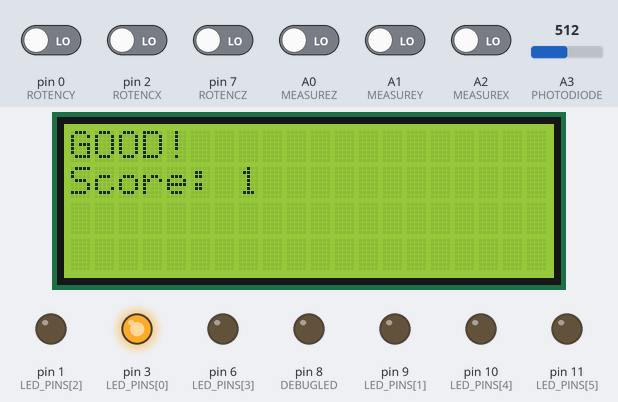
A sketch run on a simulated Arduino Mega 2560, built with avr-gcc and run on an emulated ATmega2560. Shown: 20×4 character LCD, output pins drawn as LEDs (lit = HIGH). Dashed ring = blinking. The inputs (shaded band) are chosen by the test bench; at power-on: A0 (MEASUREZ), A1 (MEASUREY), A2 (MEASUREX), pin 0 (ROTENCY), pin 2 (ROTENCX), pin 7 (ROTENCZ) LOW, A3 (PHOTODIODE) = 512. Random numbers use the default seed unless the sketch sets one; the audio player accepts every command and is not drawn.

Above: at 0.93 s.
1.9 s: A3 (PHOTODIODE) set to 504
4.7 s: A0 (MEASUREZ) driven HIGH
At 6.9 s:
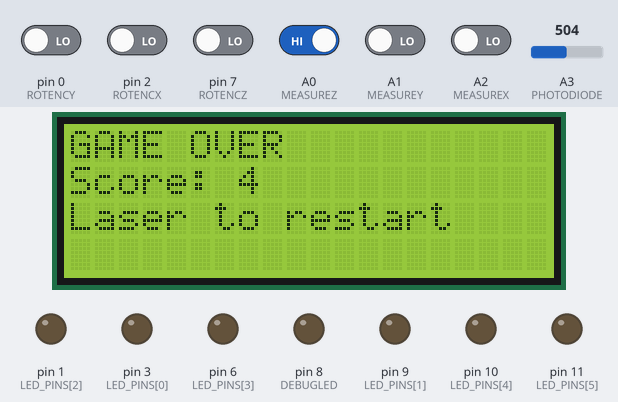
7.2 s: A3 (PHOTODIODE) set to 522
At 8.29 s:
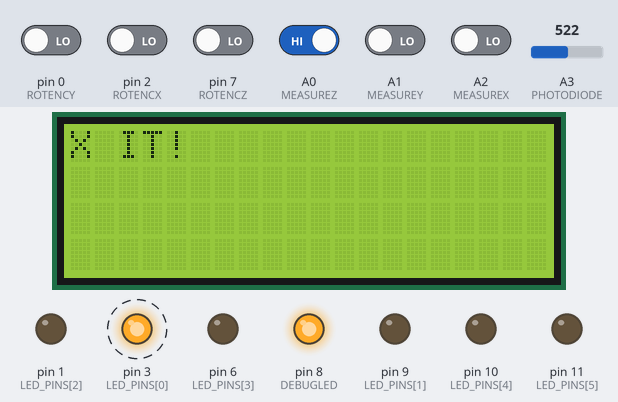
9.7 s: A0 (MEASUREZ) driven LOW
At 11.6 s:
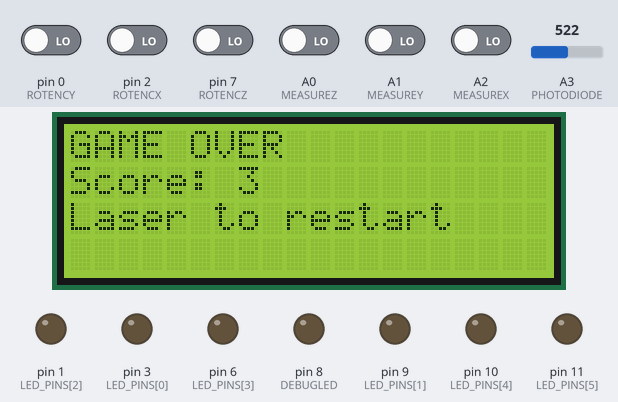
13.7 s: A3 (PHOTODIODE) set to 511
17.8 s: A1 (MEASUREY) driven HIGH
At 19.3 s:
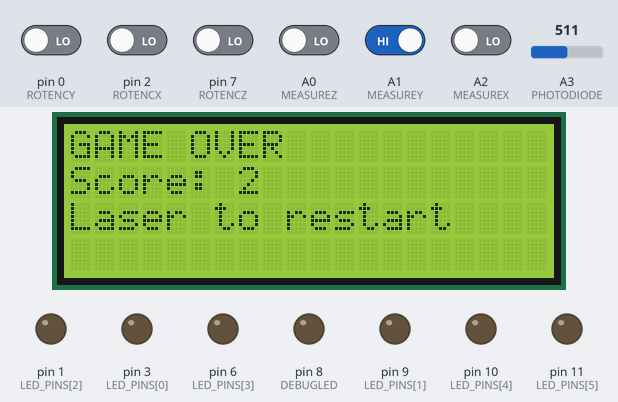
Timing chart, 0 to 20.4 s (numbered marks = the images above; inputs shaded):
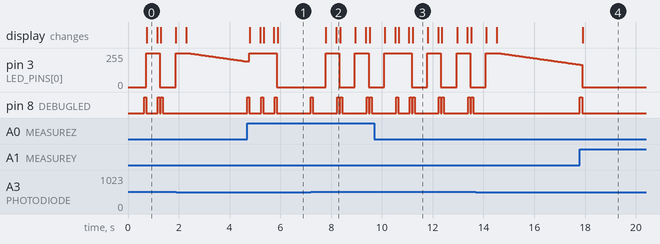

The sketch:

Qubit_Main.ino
```cpp
// ================================================================
//  QUB-IT  —  A Quantum Bop-It Game
// ================================================================

#include "Arduino.h"
#include <LiquidCrystal_I2C.h>
#include "DFRobotDFPlayerMini.h"

// ================= SOFT SERIAL FOR DFPLAYER =================
#if (defined(ARDUINO_AVR_UNO) || defined(ESP8266))
#include <SoftwareSerial.h>
SoftwareSerial softSerial(/*rx =*/4, /*tx =*/5);
#define FPSerial softSerial
#else
#define FPSerial Serial1
#endif

DFRobotDFPlayerMini myDFPlayer;

// ================= LCD =================
LiquidCrystal_I2C lcd(0x27, 20, 4);

// ================= PIN DEFINITIONS =================
const int ROTENCX    = 2;
const int ROTENCY    = 0;
const int ROTENCZ    = 7;
const int DEBUGLED   = 8;
const int PHOTODIODE = A3;
const int MEASUREX   = A2;
const int MEASUREY   = A1;
const int MEASUREZ   = A0;

const int LED_PINS[6] = {
  3,   // index 0 → |0>   (PWM)
  9,   // index 1 → |1>   (PWM)
  1,   // index 2 → |+>   (digital only)
  6,   // index 3 → |->   (PWM)
  10,  // index 4 → |i>   (PWM)
  11   // index 5 → |-i>  (PWM)
};

// ================= QUBIT PHYSICS ENGINE =================
int qubitState = 0;

const int NUM_OPS    = 8;
const int NUM_STATES = 6;
const int state_transition[NUM_OPS][NUM_STATES] = {
  {0, 0, 0, 0, 0, 0},
  {1, 0, 2, 3, 5, 4},
  {1, 0, 3, 2, 4, 5},
  {0, 1, 3, 2, 5, 4},
  {2, 3, 0, 1, 5, 4},        // H (unused)
  {-1, -1, 2, 3, -1, -1},
  {-2, -2, -2, -2, 4, 5},
  {0, 1, -3, -3, -3, -3},
};

int collapse_it(int state) {
  int coin = TCNT0 & 1;
  if (state == -1) return (coin == 0) ? 2 : 3;
  if (state == -2) return (coin == 0) ? 4 : 5;
  if (state == -3) return (coin == 0) ? 0 : 1;
  return state;
}

// ================= ENCODER GLOBALS =================
volatile int encX = 0, encY = 0, encZ = 0;
int lastStateX = LOW, lastStateY = LOW, lastStateZ = LOW;

// ================= GAME STATE MACHINE =================
enum GameState {
  GS_IDLE,
  GS_COMMAND,
  GS_WAIT_INPUT,
  GS_SUCCESS,
  GS_GAME_OVER
};
GameState gameState = GS_IDLE;

enum Command {
  CMD_INIT,
  CMD_X,
  CMD_Y,
  CMD_Z,
  CMD_MEASURE
};
Command currentCmd = CMD_INIT;

// Forward declarations
void playCommand(Command cmd);
bool checkForWrongInput(Command cmd);
bool checkCorrectInput(Command cmd);
Command pickRandomCommand();
const char* commandText(Command cmd);

int  score           = 0;
int  dim_value       = 255;
bool ledOn           = false;
int  currentLedPin   = -1;

unsigned long roundStart    = 0;
unsigned long roundDuration = 10000;
const unsigned long MIN_ROUND_TIME = 2500;

const int ENCODER_THRESHOLD = 5;

// ================= DFPlayer TRACK MAP =================
const int TRACK_INIT    = 7;
const int TRACK_X       = 10;
const int TRACK_Y       = 8;
const int TRACK_Z       = 4;
const int TRACK_MEASURE = 2;
const int TRACK_STARTUP = 1;

// ================= DEBUG LED =================
void flashDebugLed() {
  digitalWrite(DEBUGLED, HIGH);
  delay(80);
  digitalWrite(DEBUGLED, LOW);
}

// ================= LED HELPERS =================
void ledWrite(int pin, int value) {
  if (pin == 1) {
    digitalWrite(pin, value > 127 ? HIGH : LOW);
  } else {
    analogWrite(pin, value);
  }
}

void allLedsOff() {
  for (int i = 0; i < 6; i++) {
    ledWrite(LED_PINS[i], 0);
  }
  ledOn = false;
  currentLedPin = -1;
}

void showQubitLed() {
  allLedsOff();
  currentLedPin = LED_PINS[qubitState];
  dim_value = 255;
  ledWrite(currentLedPin, 255);
  ledOn = true;
}

void dimLed() {
  if (!ledOn || currentLedPin < 0) return;
  unsigned long elapsed = millis() - roundStart;
  if (elapsed >= roundDuration) {
    dim_value = 0;
  } else {
    dim_value = map(elapsed, 0, roundDuration, 255, 0);
  }
  ledWrite(currentLedPin, dim_value);
  if (dim_value == 0) ledOn = false;
}

// ================= ENCODER POLLING =================
void pollEncoders() {
  int cx = digitalRead(ROTENCX);
  int cy = digitalRead(ROTENCY);
  int cz = digitalRead(ROTENCZ);

  if (cx == HIGH && lastStateX == LOW) encX++;
  lastStateX = cx;

  if (cy == HIGH && lastStateY == LOW) encY++;
  lastStateY = cy;

  if (cz == HIGH && lastStateZ == LOW) encZ++;
  lastStateZ = cz;
}

void resetEncoders() {
  encX = 0; encY = 0; encZ = 0;
}

// ================= SPEAKER =================
void playCommand(Command cmd) {
  switch (cmd) {
    case CMD_INIT:    myDFPlayer.play(TRACK_INIT);    break;
    case CMD_X:       myDFPlayer.play(TRACK_X);       break;
    case CMD_Y:       myDFPlayer.play(TRACK_Y);       break;
    case CMD_Z:       myDFPlayer.play(TRACK_Z);       break;
    case CMD_MEASURE: myDFPlayer.play(TRACK_MEASURE); break;
  }
}

// ================= LCD HELPERS =================
void lcdShowCommand(const char* text) {
  lcd.clear();
  lcd.setCursor(0, 0);
  lcd.print(text);
}

// ================= INPUT DETECTION =================
bool checkForWrongInput(Command cmd) {
  int mx = digitalRead(MEASUREX);
  int my = digitalRead(MEASUREY);
  int mz = digitalRead(MEASUREZ);
  int photo = analogRead(PHOTODIODE);
  bool laserHit = (photo >= 512);

  switch (cmd) {
    case CMD_INIT:
      if (mx == HIGH || my == HIGH || mz == HIGH) return true;
      if (encX > 2 || encY > 2 || encZ > 2) return true;
      break;
    case CMD_X:
      if (mx == HIGH || my == HIGH || mz == HIGH) return true;
      if (laserHit) return true;
      if (encY > ENCODER_THRESHOLD || encZ > ENCODER_THRESHOLD) return true;
      break;
    case CMD_Y:
      if (mx == HIGH || my == HIGH || mz == HIGH) return true;
      if (laserHit) return true;
      if (encX > ENCODER_THRESHOLD || encZ > ENCODER_THRESHOLD) return true;
      break;
    case CMD_Z:
      if (mx == HIGH || my == HIGH || mz == HIGH) return true;
      if (laserHit) return true;
      if (encX > ENCODER_THRESHOLD || encY > ENCODER_THRESHOLD) return true;
      break;
    case CMD_MEASURE:
      if (laserHit) return true;
      if (encX > 2 || encY > 2 || encZ > 2) return true;
      break;
  }
  return false;
}

bool checkCorrectInput(Command cmd) {
  switch (cmd) {
    case CMD_INIT: {
      int photo = analogRead(PHOTODIODE);
      if (photo >= 512) {
        qubitState = state_transition[0][qubitState];
        return true;
      }
      return false;
    }
    case CMD_X:
      if (encX >= ENCODER_THRESHOLD) {
        qubitState = state_transition[1][qubitState];
        return true;
      }
      return false;
    case CMD_Y:
      if (encY >= ENCODER_THRESHOLD) {
        qubitState = state_transition[2][qubitState];
        return true;
      }
      return false;
    case CMD_Z:
      if (encZ >= ENCODER_THRESHOLD) {
        qubitState = state_transition[3][qubitState];
        return true;
      }
      return false;
    case CMD_MEASURE: {
      int mx = digitalRead(MEASUREX);
      int my = digitalRead(MEASUREY);
      int mz = digitalRead(MEASUREZ);
      if (mx == HIGH) {
        qubitState = state_transition[5][qubitState];
        qubitState = collapse_it(qubitState);
        return true;
      }
      if (my == HIGH) {
        qubitState = state_transition[6][qubitState];
        qubitState = collapse_it(qubitState);
        return true;
      }
      if (mz == HIGH) {
        qubitState = state_transition[7][qubitState];
        qubitState = collapse_it(qubitState);
        return true;
      }
      return false;
    }
  }
  return false;
}

// ================= COMMAND GENERATION =================
Command pickRandomCommand() {
  int r = random(0, 5);
  switch (r) {
    case 0:  return CMD_INIT;
    case 1:  return CMD_X;
    case 2:  return CMD_Y;
    case 3:  return CMD_Z;
    default: return CMD_MEASURE;
  }
}

const char* commandText(Command cmd) {
  switch (cmd) {
    case CMD_INIT:    return "INITIALIZE IT!";
    case CMD_X:       return "X IT!";
    case CMD_Y:       return "Y IT!";
    case CMD_Z:       return "Z IT!";
    case CMD_MEASURE: return "MEASURE IT!";
  }
  return "";
}

// ================================================================
//  SETUP
// ================================================================
void setup() {
  lcd.init();
  lcd.backlight();
  lcd.clear();
  lcd.setCursor(0, 0);
  lcd.print("QUB-IT");
  lcd.setCursor(0, 1);
  lcd.print("Point laser to start");

  FPSerial.begin(9600);
  if (!myDFPlayer.begin(FPSerial, true, true)) {
    lcd.clear();
    lcd.print("DFPlayer FAIL");
    while (true);
  }
  myDFPlayer.setTimeOut(500);
  myDFPlayer.volume(30);
  myDFPlayer.EQ(DFPLAYER_EQ_NORMAL);
  myDFPlayer.outputDevice(DFPLAYER_DEVICE_SD);
  myDFPlayer.play(TRACK_STARTUP);

  pinMode(ROTENCX, INPUT);
  pinMode(ROTENCY, INPUT);
  pinMode(ROTENCZ, INPUT);
  pinMode(DEBUGLED, OUTPUT);
  pinMode(MEASUREX, INPUT);
  pinMode(MEASUREY, INPUT);
  pinMode(MEASUREZ, INPUT);
  for (int i = 0; i < 6; i++) {
    pinMode(LED_PINS[i], OUTPUT);
    ledWrite(LED_PINS[i], 0);
  }

  lastStateX = digitalRead(ROTENCX);
  lastStateY = digitalRead(ROTENCY);
  lastStateZ = digitalRead(ROTENCZ);
  randomSeed(analogRead(A5));

  gameState = GS_IDLE;
  qubitState = 0;
  score = 0;
}

// ================================================================
//  MAIN LOOP
// ================================================================
void loop() {
  pollEncoders();

  switch (gameState) {

    case GS_IDLE: {
      int photo = analogRead(PHOTODIODE);
      if (photo >= 512) {
        flashDebugLed();
        qubitState = 0;
        score = 0;
        roundDuration = 10000;
        allLedsOff();
        showQubitLed();
        score++;
        gameState = GS_SUCCESS;
      }
      break;
    }

    case GS_COMMAND: {
      currentCmd = pickRandomCommand();
      lcdShowCommand(commandText(currentCmd));
      playCommand(currentCmd);
      resetEncoders();
      roundStart = millis();
      showQubitLed();
      gameState = GS_WAIT_INPUT;
      break;
    }

    case GS_WAIT_INPUT: {
      if (millis() - roundStart >= roundDuration) {
        gameState = GS_GAME_OVER;
        break;
      }
      dimLed();
      if (checkForWrongInput(currentCmd)) {
        flashDebugLed();
        gameState = GS_GAME_OVER;
        break;
      }
      if (checkCorrectInput(currentCmd)) {
        flashDebugLed();
        gameState = GS_SUCCESS;
      }
      break;
    }

    case GS_SUCCESS: {
      showQubitLed();
      lcd.clear();
      lcd.setCursor(0, 0);
      lcd.print("GOOD!");
      lcd.setCursor(0, 1);
      lcd.print("Score: ");
      lcd.print(score);

      if (score >= 99) {
        lcd.clear();
        lcd.setCursor(0, 0);
        lcd.print("VICTORY!");
        lcd.setCursor(0, 1);
        lcd.print("Final Score: 99");
        lcd.setCursor(0, 2);
        lcd.print("You are a quantum");
        lcd.setCursor(0, 3);
        lcd.print("master!");
        gameState = GS_GAME_OVER;
        break;
      }

      if (roundDuration > MIN_ROUND_TIME) {
        roundDuration -= 500;
        if (roundDuration < MIN_ROUND_TIME) {
          roundDuration = MIN_ROUND_TIME;
        }
      }

      delay(400);
      score++;
      gameState = GS_COMMAND;
      break;
    }

    case GS_GAME_OVER: {
      allLedsOff();
      lcd.clear();
      lcd.setCursor(0, 0);
      lcd.print("GAME OVER");
      lcd.setCursor(0, 1);
      lcd.print("Score: ");
      lcd.print(score);
      lcd.setCursor(0, 2);
      lcd.print("Laser to restart");

      while (true) {
        int photo = analogRead(PHOTODIODE);
        if (photo >= 512) {
          flashDebugLed();
          delay(500);
          break;
        }
      }

      qubitState = 0;
      score = 0;
      roundDuration = 10000;
      resetEncoders();
      allLedsOff();
      showQubitLed();
      score++;
      gameState = GS_SUCCESS;
      break;
    }
  }
}
```

Measured:
- after the input at 4.7 s, pin 8 (DEBUGLED): alternates HIGH for 0.08 s and LOW for 0.46 s, 6 changes in all, then stays LOW, starting at once; the display: first changes after 0.10 s (image 1 shows a later state)
- after the input at 7.2 s, pin 3 (LED_PINS[0]): alternates 255/255 for 0.54 s and 0/255 for 0.62 s, starting after 0.58 s; pin 8 (DEBUGLED): LOW → HIGH at once, then repeats every 1.2 s: LOW 0.96 s, HIGH 0.08 s, LOW 0.04 s, HIGH 0.08 s; the display: first changes after 0.60 s (image 2 shows a later state)
- after the input at 17.8 s, pin 8 (DEBUGLED): LOW → HIGH at once, → LOW 0.08 s later; the display: changes after 0.12 s (image 4)
- what the display in image 0 shows lasts 0.4 s, from 0.7 s to 1.1 s
- what the display in image 3 shows lasts 0.6 s, from 11.2 s to 11.8 s
